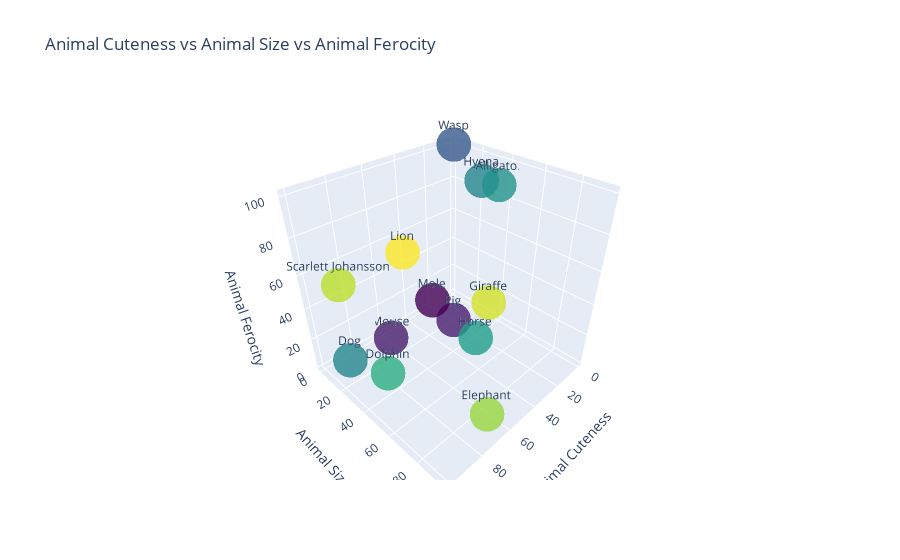

This figure's notebook cell:
### Code cell
fig = go.Figure(data=[go.Scatter3d(
    x=animal_cuteness, y=animal_size, z=animal_ferocity,
    text=animal_labels,
    mode='markers+text',
    marker=dict(
        size=12,
        color=animal_mean_stats,                # set color to an array/list of desired values
        colorscale='Viridis',   # choose a colorscale
        opacity=0.8
    ))
])

fig.update_layout(title="Animal Cuteness vs Animal Size vs Animal Ferocity",
    scene = dict(
    xaxis_title='Animal Cuteness',
    yaxis_title='Animal Size',
    zaxis_title='Animal Ferocity')
)


fig.show()

### Figure 1 — Plotly figure (JSON) as saved in the notebook; plotly's stock layout.template omitted (floating-point values rounded to 4 significant figures)
{"data": [{"marker": {"color": [71.67, 63.33, 43.33, 23, 23.33, 48.33, 51.67, 34, 68.33, 43.33, 46, 19, 66.33], "colorscale": [[0, "#440154"], [0.1111, "#482878"], [0.2222, "#3e4989"], [0.3333, "#31688e"], [0.4444, "#26828e"], [0.5556, "#1f9e89"], [0.6667, "#35b779"], [0.7778, "#6ece58"], [0.8889, "#b5de2b"], [1, "#fde725"]], "opacity": 0.8, "size": 12}, "mode": "markers+text", "text": ["Lion", "Elephant", "Hyena", "Mouse", "Pig", "Horse", "Dolphin", "Wasp", "Giraffe", "Dog", "Alligator", "Mole", "Scarlett Johansson"], "type": "scatter3d", "x": [80, 75, 10, 60, 30, 50, 90, 1, 60, 95, 8, 30, 100], "y": [50, 95, 30, 8, 30, 65, 45, 1, 80, 20, 40, 12, 30], "z": [85, 20, 90, 1, 10, 30, 20, 100, 65, 15, 90, 15, 69]}], "layout": {"scene": {"xaxis": {"title": {"text": "Animal Cuteness"}}, "yaxis": {"title": {"text": "Animal Size"}}, "zaxis": {"title": {"text": "Animal Ferocity"}}}, "title": {"text": "Animal Cuteness vs Animal Size vs Animal Ferocity"}}}
